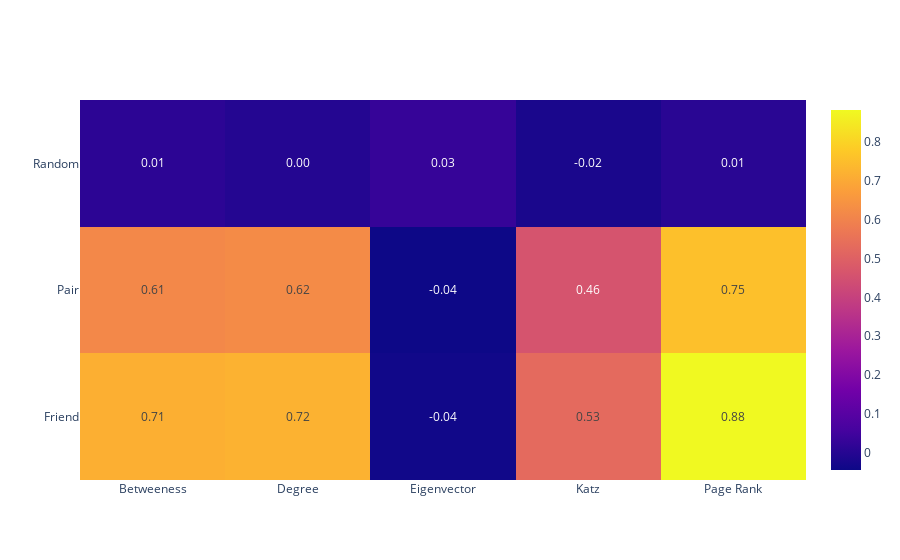

The code cell stored with this chart in its notebook:
### Code cell
import plotly.graph_objects as go

column = 'KKI N=2238' #place the colname here to choose which network
spearmanData = big_res[["Targeting Method", "Measure", column]]

fig = go.Figure()
fig.add_trace(
    go.Heatmap(
        x = spearmanData.pivot("Targeting Method", "Measure", column).columns,
        y = spearmanData.pivot("Targeting Method", "Measure", column).index,
        z = np.array(spearmanData.pivot("Targeting Method", "Measure", column)),
        text = spearmanData.pivot("Targeting Method", "Measure", column).values,
        texttemplate = '%{text:.2f}'
    )
)
fig.show()

### Figure 1 — Plotly figure (JSON) as saved in the notebook; plotly's stock layout.template omitted (floating-point values rounded to 4 significant figures)
{"data": [{"text": [[0.7145, 0.7217, -0.03624, 0.5266, 0.8807], [0.6134, 0.6206, -0.04316, 0.4594, 0.7544], [0.01314, -0.002436, 0.03132, -0.02016, 0.006905]], "texttemplate": "%{text:.2f}", "type": "heatmap", "x": ["Betweeness", "Degree", "Eigenvector", "Katz", "Page Rank"], "y": ["Friend", "Pair", "Random"], "z": [[0.7145, 0.7217, -0.03624, 0.5266, 0.8807], [0.6134, 0.6206, -0.04316, 0.4594, 0.7544], [0.01314, -0.002436, 0.03132, -0.02016, 0.006905]]}], "layout": {}}
